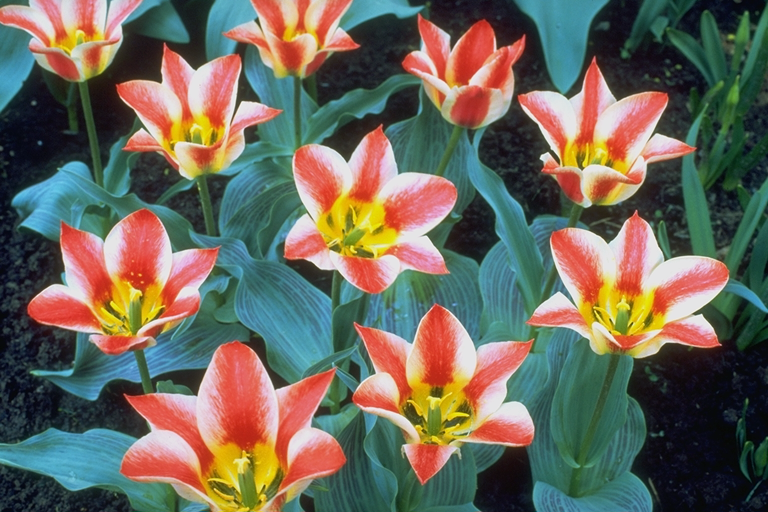
//> input picture Source/tulips.ppm, 768 x 512 px
$ ./Proj2_ex1_C_image_test tulips.ppm   (built with g++ and OpenCV 4)
//> lines starting //> are read from the running program, lines starting //| are printed output that depends on the picture
#include "Dependencies/opencv2/opencv.hpp"
#include <stdint.h>
#include <iostream>
#include <string>
#include <filesystem> /** It needs a compiler that supports the C++17 language standard, which is implemented e.g. on the g++ compiler from the version 8 onwards,
                        but it큦 recommended a g++ version release 9 or newer for full support. https://gcc.gnu.org/gcc-9/changes.html#cxx **/

#include "Dependencies/opencv2/core/core.hpp"
#include "Dependencies/opencv2/highgui/highgui.hpp"
#include "Dependencies/opencv2/imgproc.hpp"

using namespace cv;
using namespace std;

string rfilename; // argument for the original image filename (and path)

int main(int argc, char* argv[]){

    rfilename = argv[1]; // pass the first argument into the attribute that stores the original image filename (and path)
    std::filesystem::path p = rfilename; /* constructs the path that corresponds to the current file system or OS, from the character sequence
                                            stored on the rfilename attribute */

	Mat original = imread("./tulips.ppm", cv::IMREAD_COLOR); // Loads the image file to the memory matrix "original"
//> original is the input picture: 512 rows x 768 cols, CV_8UC3; mean B, G, R 91.1, 104, 109.5

	if (original.empty()){ // if the file is not loaded prints a message on the terminal console or command prompt
    		cout << "Error : Image on " << std::filesystem::absolute(p) << " can't be loaded..!!" << endl;
    		return -1; // exits the aplication
  	}

	int nch = original.channels(); // get the number of channels of the original image
//> nch = 3

	int iHeight = original.size[0]; // get the original image height
//> iHeight = 512
	int iWidth = original.size[1]; // get the original image width
//> iWidth = 768
	int UVHeight = iHeight/2; // set the U and V channel height for a 4:2:0 downsampling
//> UVHeight = 256
    int UVWidth = iWidth/2; // set the U and V channel width for a 4:2:0 downsampling
//> UVWidth = 384

	imshow("Original Image", original);

	Mat yuvcolor = Mat::zeros(Size(original.rows, original.cols), CV_8UC3);//creates a new matrix for the yuv color scheme with 3 channels

	cvtColor(original, yuvcolor, COLOR_BGR2YUV); // converts RGB color values to YUV color and loads the values on the yuv matrix
//> yuvcolor: 512 rows x 768 cols, CV_8UC3; mean of channels 0, 1, 2 104.2, 121.5, 132.6

    imshow("YUV Image", yuvcolor);

    Mat resized_down; // creates a matrix for UV channel downsampling

    resize(yuvcolor, resized_down, Size(UVWidth, UVHeight), INTER_CUBIC); // downsamples the YUV matrix with the bicubic 4x4 interpolation
//> resized_down: 256 rows x 384 cols, CV_8UC3; mean of channels 0, 1, 2 104.3, 121.7, 132.8

//    imshow("Resized Down by defining height and width", resized_down);

	Mat rd_splitChannels[3]; // creates a matrix for 3 separate channels

	split(resized_down, rd_splitChannels); // separates the 3 YUV channels from the downsapled matrix and loads them to the rd_splitChannels matrix
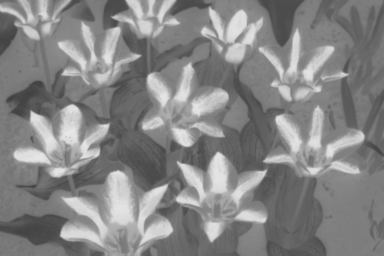
//> rd_splitChannels[2]: 256 rows x 384 cols, CV_8UC1; min 64, max 231, mean 132.8

    Mat Ueven, Uuneven, Veven, Vuneven; /* creates matrixes for storing even and uneven rows of the U and V channels, in order to later stack them
                                        side by side and fill the with of the original image */

// Fill the U and V matrixes with even and uneven rows:
    for (int i=0; i<resized_down.rows; i+=2){
        Ueven.push_back(rd_splitChannels[1].row(i));
        Veven.push_back(rd_splitChannels[2].row(i));
    }
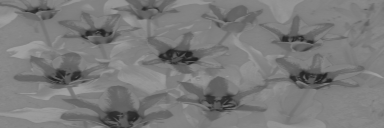
//> Ueven: 128 rows x 384 cols, CV_8UC1; min 31, max 161, mean 121.7
     for (int i=1; i<resized_down.rows; i+=2){
        Uuneven.push_back(rd_splitChannels[1].row(i));
        Vuneven.push_back(rd_splitChannels[2].row(i));
    }
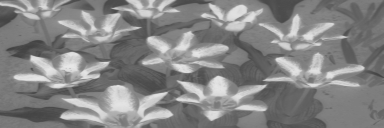
//> Vuneven: 128 rows x 384 cols, CV_8UC1; min 64, max 231, mean 132.7

     resized_down.release(); //free some memory because resized_down matrix is no longer needed

     Mat Uchannel, Vchannel, YUV420_1, YUV420; /* create matrixes to merge previous uneven rows to the right of the even rows and the matrix for
                                                the final YUV420 formated image */

    hconcat(Ueven, Uuneven, Uchannel); /* load the downsapled image with the U values, to the Uchannel matrix. Previous even rows on the right and
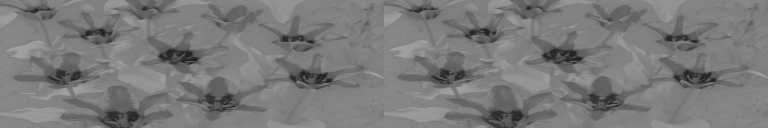
//> Uchannel: 128 rows x 768 cols, CV_8UC1; min 31, max 161, mean 121.7
                                        uneven rows on the left side */
    hconcat(Veven, Vuneven, Vchannel); /* load the downsapled image with the V values, to the Vchannel matrix. Previous even rows on the right and
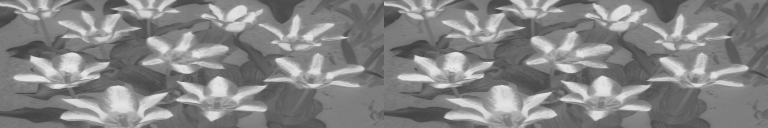
//> Vchannel: 128 rows x 768 cols, CV_8UC1; min 64, max 231, mean 132.8
                                        uneven rows on the left side */
// Free some memory:
    Ueven.release();
    Uuneven.release();
    Veven.release();
    Vuneven.release();

//split the channels of the yuvcolor matrix:
    Mat splitChannels[3];
    split(yuvcolor, splitChannels);

// Join the Y channel (original size) with the U channel (half size) followed by the V channel, vertically:
    vconcat(splitChannels[0], Uchannel, YUV420_1);
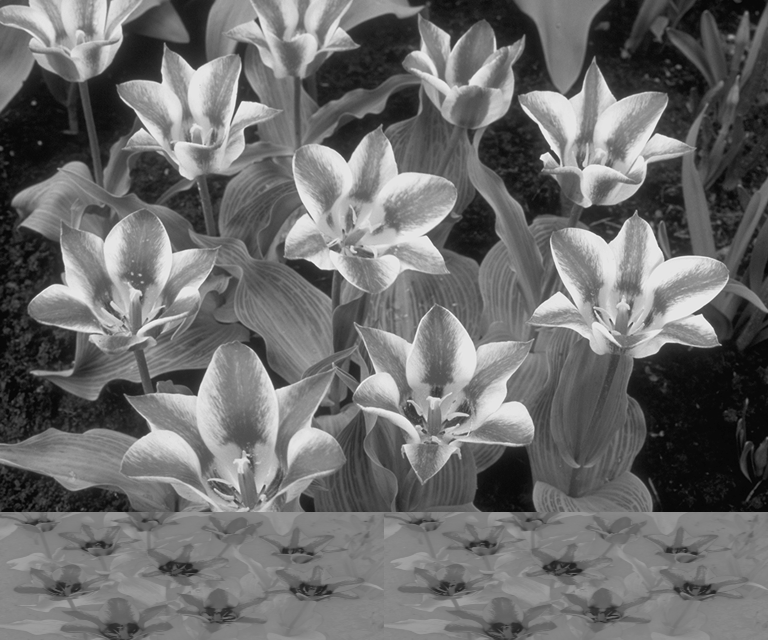
//> YUV420_1: 640 rows x 768 cols, CV_8UC1; min 4, max 244, mean 107.7
    vconcat(YUV420_1, Vchannel, YUV420);
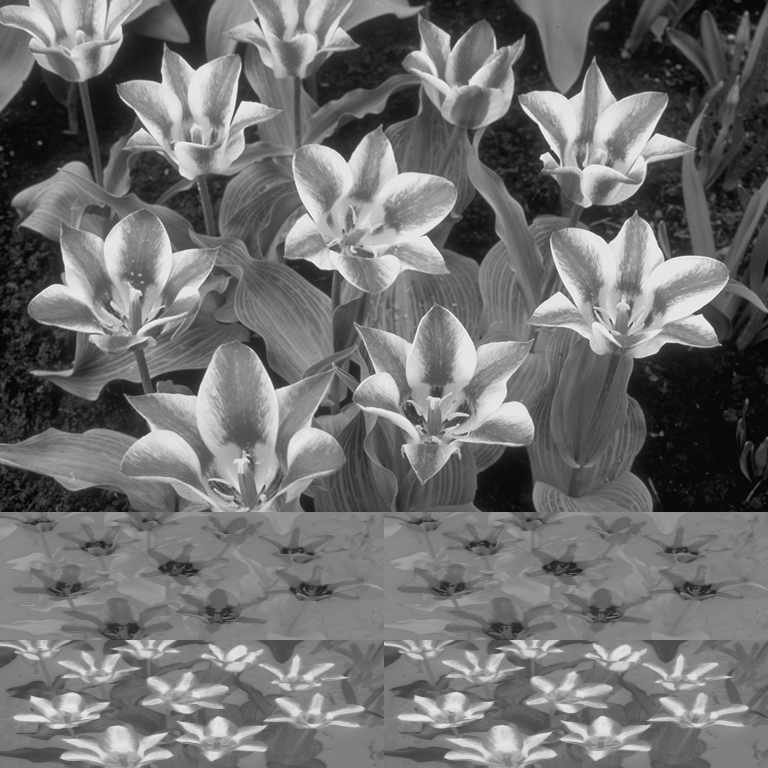
//> YUV420: 768 rows x 768 cols, CV_8UC1; min 4, max 244, mean 111.9

// Free some memory:
    Uchannel.release();
    Vchannel.release();
    YUV420_1.release();


    imshow("YUV 4:2:0", YUV420);

    waitKey();

    destroyAllWindows();


// [24 lines of commented-out code are left out]

	return 0;
}

$ run again, with Source/boat.ppm copied over Source/tulips.ppm
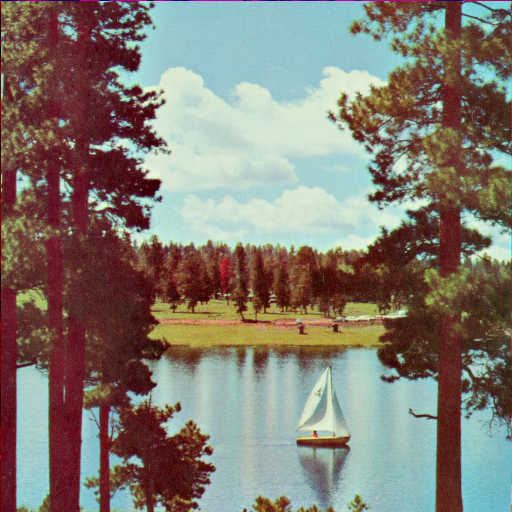
//> input picture Source/boat.ppm, 512 x 512 px
//> original is the input picture: 512 rows x 512 cols, CV_8UC3; mean B, G, R 114.9, 124.3, 131
//> yuvcolor: 512 rows x 512 cols, CV_8UC3; mean of channels 0, 1, 2 125.2, 122.9, 133.1
//> resized_down: 256 rows x 256 cols, CV_8UC3; mean of channels 0, 1, 2 125.4, 123.1, 133.2
//> after the loop `for (int i=1; i<resized_down.rows; i+=2)`:
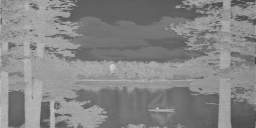
//> Vuneven: 128 rows x 256 cols, CV_8UC1; min 59, max 219, mean 133
//> `vconcat(YUV420_1, Vchannel, YUV420);`:
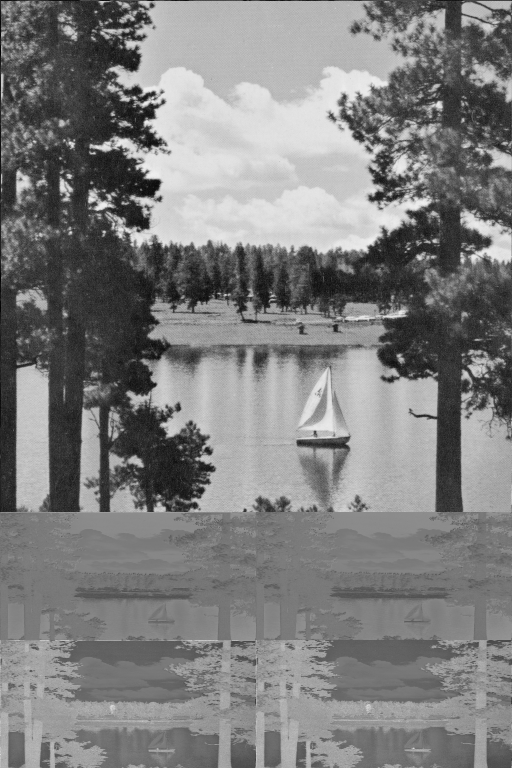
//> YUV420: 768 rows x 512 cols, CV_8UC1; min 2, max 239, mean 126.2
